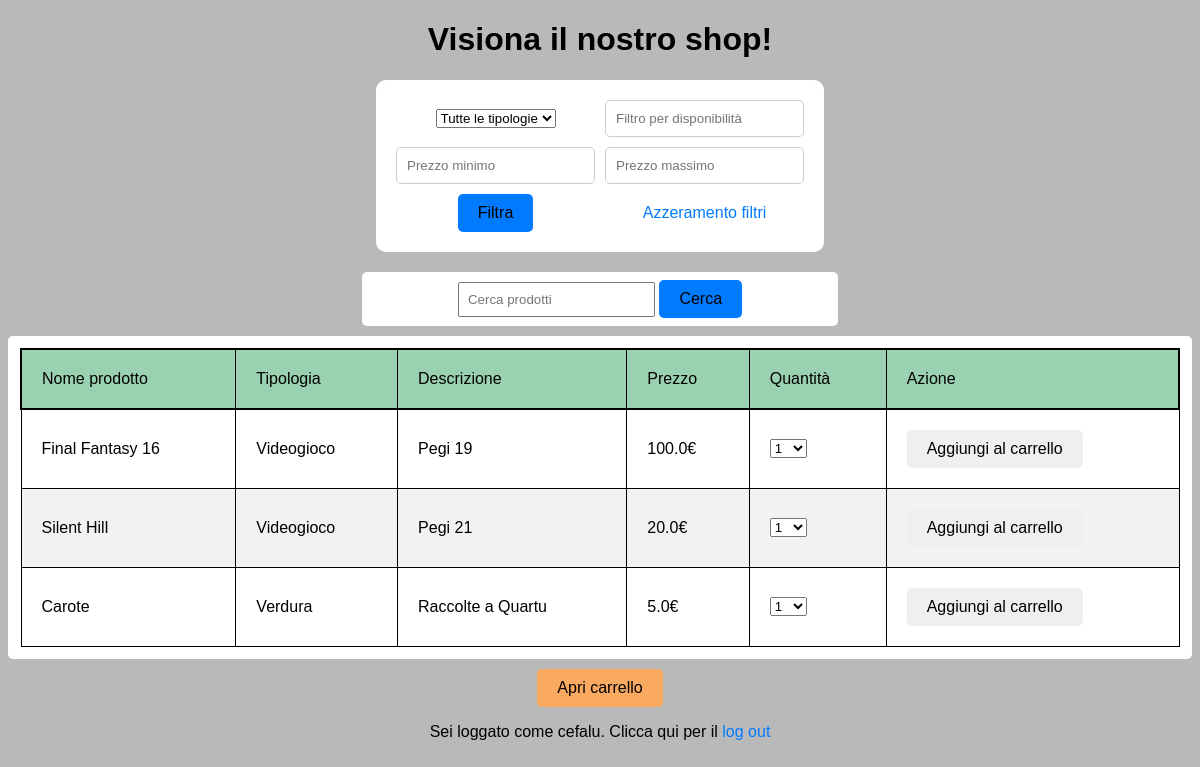
The app's page /vetrina/ (signed in) with its own data.
### utente/models.py (models this page shows, shortened)
class Prodotto(models.Model):
    pezzi_venduti = models.PositiveIntegerField(default=0)
    disponibilita = models.PositiveIntegerField(default=100)
    nome = models.CharField(max_length=30, unique=True)
    codice_seriale = models.IntegerField(unique=True, default=0, primary_key=True)
    tipologia = models.CharField(max_length=30)
    descrizione = models.TextField(default="")
    prezzo = models.FloatField(default=0.0)
    vetrina = models.ForeignKey(Vetrina, on_delete=models.PROTECT, null=True, default="Vetrina")
    resoconto_vendite = models.ForeignKey(ResocontoVendite, on_delete=models.PROTECT, null=True, default="Resoconto")
    class Meta:
        verbose_name_plural = "Prodotti"

class Utente(AbstractUser):
    email = models.EmailField(max_length=30, unique=True)
    class Meta:
        verbose_name_plural = "Utenti"

### vetrine/views.py (the view)
# urls.py: path('vetrina/', vetrine.views.vetrina_cliente_view, name='vetrina'),
@login_required
@user_passes_test(lambda u: not u.is_superuser)
def vetrina_cliente_view(request):
    context = carica_vetrina(request, get_object_or_404(Vetrina))
    context['form_quantita'] = QuantitaProdottoVetrina()
    return render(request, "vetrine/vetrina.html", context=context)

### utente/forms/forms_ordini.py
class QuantitaProdottoVetrina(forms.Form):
    quantita_acquisto = forms.ChoiceField(label="", choices=[(str(i), str(i)) for i in range(1, 11)])

### vetrine/models.py (called while the page is built)
    @staticmethod
    def aggiungi_filtro(request, elenco_prodotti):
        tipologia = request.GET.get('tipologia')
        disponibilita = request.GET.get('disponibilita')
        prezzo_min = request.GET.get('prezzo_min')
        prezzo_max = request.GET.get('prezzo_max')
        if tipologia:
            elenco_prodotti = elenco_prodotti.filter(tipologia=tipologia)
        if disponibilita:
            elenco_prodotti = elenco_prodotti.filter(disponibilita=disponibilita)
        if prezzo_min:
            elenco_prodotti = elenco_prodotti.filter(prezzo__gte=prezzo_min)  # maggiore o uguale
        if prezzo_max:
            elenco_prodotti = elenco_prodotti.filter(prezzo__lte=prezzo_max)  # minore o uguale
        return tipologia, elenco_prodotti

    @staticmethod
    def ricerca_prodotto(request, elenco_prodotti):
        search_query = request.GET.get('search_query')
        if search_query:
            elenco_prodotti = elenco_prodotti.filter(
                Q(nome__icontains=search_query) | Q(descrizione__icontains=search_query))
        return elenco_prodotti

    @staticmethod
    def azzera_filtri(request, elenco_prodotti):
        reset_filters = request.GET.get('reset_filters')
        if reset_filters:
            elenco_prodotti = get_object_or_404(Vetrina).prodotto_set.all()
        return elenco_prodotti

### vetrine/views.py (called while the page is built)
def carica_vetrina(request, tipo_vetrina):
    elenco_prodotti = tipo_vetrina.prodotto_set.all()
    elenco_tipologie = elenco_prodotti.values('tipologia').distinct()
    message = 'Nessun prodotto attualmente in vendita :('
    if not request.user.is_superuser:
        elenco_prodotti = tipo_vetrina.prodotto_set.exclude(disponibilita=0)
    tipologia, elenco_prodotti = tipo_vetrina.aggiungi_filtro(request, elenco_prodotti)
    elenco_prodotti = tipo_vetrina.ricerca_prodotto(request, elenco_prodotti)
    elenco_prodotti = tipo_vetrina.azzera_filtri(request, elenco_prodotti)
    context = {
        'elenco_prodotti': elenco_prodotti,
        'elenco_tipologie': elenco_tipologie,
        'tipologia_filtrata': tipologia,
        'error_message': message
    }
    return context

### templates/vetrine/vetrina.html (shortened to what this page needs)
{% extends 'base.html' %}
{% load static %}
    {% block content %}
    <h1>Visiona il nostro shop!</h1>
    <div class="centerFiltri">
              <form class="filtri" method="GET">
                  <select name="tipologia">
                      <option value="" selected>Tutte le tipologie</option>
                  </select>
                  <input type="number" name="disponibilita" placeholder="Filtro per disponibilità" value="{{ request.GET.disponibilita }}">
                  <input type="number" name="prezzo_min" placeholder="Prezzo minimo" value="{{ request.GET.prezzo_min }}">
                  <input type="number" name="prezzo_max" placeholder="Prezzo massimo" value="{{ request.GET.prezzo_max }}">
                  <button type="submit">Filtra</button>
                  <a href="?reset_filters=true">Azzeramento filtri</a>
              </form>
          </div>
          <div class="centerSearch">
        <form class="formSearch" method="GET">
                      <input type="text" name="search_query" placeholder="Cerca prodotti" value="{{ request.GET.search_query }}">
                      <button type="submit">Cerca</button>
                  </form>
              </div>
        <div class="centerTable cliente">
          <table>
              <thead>
                 <tr>
                  <td>Nome prodotto</td>
                  <td>Tipologia</td>
                  <td>Descrizione</td>
                  <td>Prezzo</td>
                  <td>Quantità</td>
                  <td>Azione</td>
                </tr>
              </thead>
              <tbody>
                {% for item in elenco_prodotti %}
                    <form action="{%  url 'aggiungi_al_carrello' item.codice_seriale %}" method="POST">
                        <tr id="{{ item.codice_seriale }}">
                          <td>{{ item.nome }}</td>
                          <td>{{ item.tipologia }}</td>
                          <td>{{ item.descrizione }}</td>
                          <td>{{ item.prezzo }}€</td>
                            <td>
                                <label for="quantita_acquisto">
                                    {{ form_quantita.as_div }}
                                </label>
                            </td>
                          <td>
                              <button type="submit">Aggiungi al carrello</button>
                          </td>
                        </tr>
                    </form>
                {% endfor %}
              </tbody>
          </table>
        </div>
        <div>
            <button class="fakeButton" onclick="window.location.href='{% url 'carrello' %}'">Apri carrello</button>
        </div>
      {% endblock content %}

### templates/base.html (shortened to what this page needs)
{% load static %}
<!DOCTYPE html>
<html lang="en">
<head>
        <link rel="stylesheet" type="text/css" href="{% static '/css/vetrinaAdmin.css' %}">
        <link rel="stylesheet" type="text/css" href="{% static '/css/vetrinaUtente.css' %}">
</head>
<body>
      {% block content %}{% endblock content %}
      {% if user.is_authenticated %}
            <p>Sei loggato come {{ request.user }}. Clicca qui per il <a href="{% url 'logout' %}">log out</a></p>
        {% endif %}
</body>
</html>

### vetrine/static/css/vetrinaAdmin.css (style rules this page uses)
body { background-color: #b9b9b9; font-family: Arial, sans-serif; text-align: center; }
a { color: #007bff; text-decoration: none; }
.centerFiltri { display: flex; justify-content: center; }
.centerSearch { display: flex; justify-content: center; }
.formSearch { background-color: white; padding: 8px 96px; border-radius: 5px; }
.formSearch input { padding: 8px; }
.filtri { display: grid; grid-template-columns: repeat(2, 1fr); grid-gap: 10px; background-color: #ffffff; border-radius: 10px; padding: 20px; margin-bottom: 20px; align-items: center; max-width: 450px; justify-items: center; }
.filtri input { padding: 10px; border: 1px solid #ccc; border-radius: 5px; }
.centerTable { padding: 12px; background-color: white; border-radius: 5px; margin-top: 10px; }
table { border-collapse: collapse; width: 100%; }
thead { background-color: #7d76ff; color: black; border: 2px solid black; }
.cliente thead, table#prodotti_carrello thead { background-color: #9AD1B1; }
th, td { text-align: left; padding: 20px; border: 1px solid black; border-radius: 2px; }
tr:nth-child(even) { background-color: #f2f2f2; }
button { padding: 10px 20px; border: none; cursor: pointer; font-size: 16px; border-radius: 5px; }
.filtri button[type="submit"], .formSearch button[type="submit"] { background-color: #007bff; color: black; border-radius: 5px; }
.fakeButton { background-color: #F9AA60; color:black; margin-top: 10px; }

### records on screen
Prodotto: nome "Final Fantasy 16", tipologia "Videogioco", descrizione "Pegi 19", prezzo "100.0"
Prodotto: nome "Silent Hill", tipologia "Videogioco", descrizione "Pegi 21", prezzo "20.0"
Prodotto: nome "Carote", tipologia "Verdura", descrizione "Raccolte a Quartu", prezzo "5.0"
Utente: user "cefalu"
